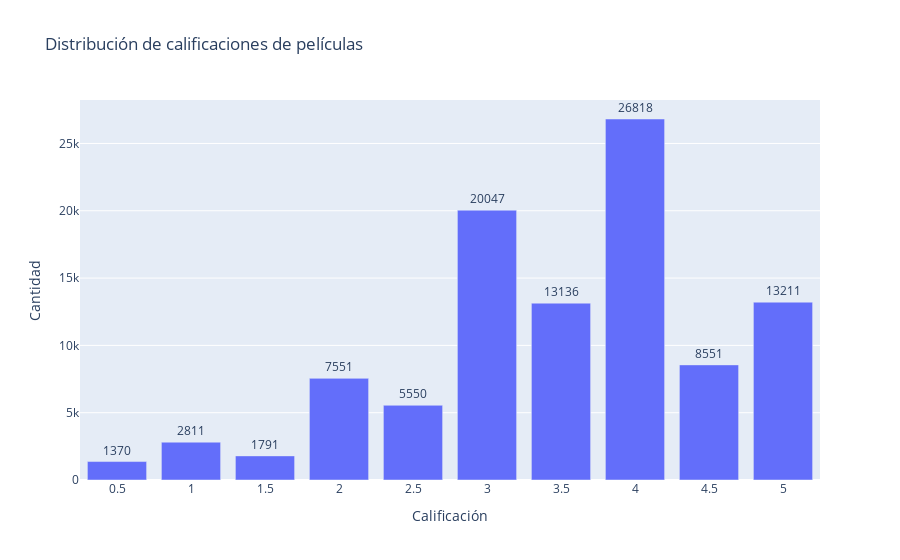

Source (notebook cell):
### Markdown cell above
Las peliculas van de un rango de 0-5 en intervalos de 0.5

### Code cell
#Conteo de calificaciones
cr = pd.read_sql("""
    SELECT
        rating,
        COUNT(*) AS conteo
    FROM ratings
    GROUP BY rating
    ORDER BY rating ASC
""", con)

# Gráfico de barras
data = go.Bar(
    x=cr.rating,
    y=cr.conteo,
    text=cr.conteo,
    textposition="outside"
)

layout = go.Layout(
    title="Distribución de calificaciones de películas",
    xaxis={
        'title': 'Calificación',
        'type': 'category',  # Tratar cada valor como categoría
        'categoryorder': 'array',
        'categoryarray': cr.rating.tolist()  # Ordenar según tus datos
    },
    yaxis={'title': 'Cantidad'}
)

go.Figure(data=[data], layout=layout).show()

### Figure 1 — Plotly figure (JSON) as saved in the notebook; plotly's stock layout.template omitted (floating-point values rounded to 4 significant figures)
{"data": [{"text": [1370.0, 2811.0, 1791.0, 7551.0, 5550.0, 20050.0, 13140.0, 26820.0, 8551.0, 13210.0], "textposition": "outside", "type": "bar", "x": [0.5, 1.0, 1.5, 2.0, 2.5, 3.0, 3.5, 4.0, 4.5, 5.0], "y": [1370, 2811, 1791, 7551, 5550, 20047, 13136, 26818, 8551, 13211]}], "layout": {"title": {"text": "Distribución de calificaciones de películas"}, "xaxis": {"categoryarray": [0.5, 1, 1.5, 2, 2.5, 3, 3.5, 4, 4.5, 5], "categoryorder": "array", "title": {"text": "Calificación"}, "type": "category"}, "yaxis": {"title": {"text": "Cantidad"}}}}
